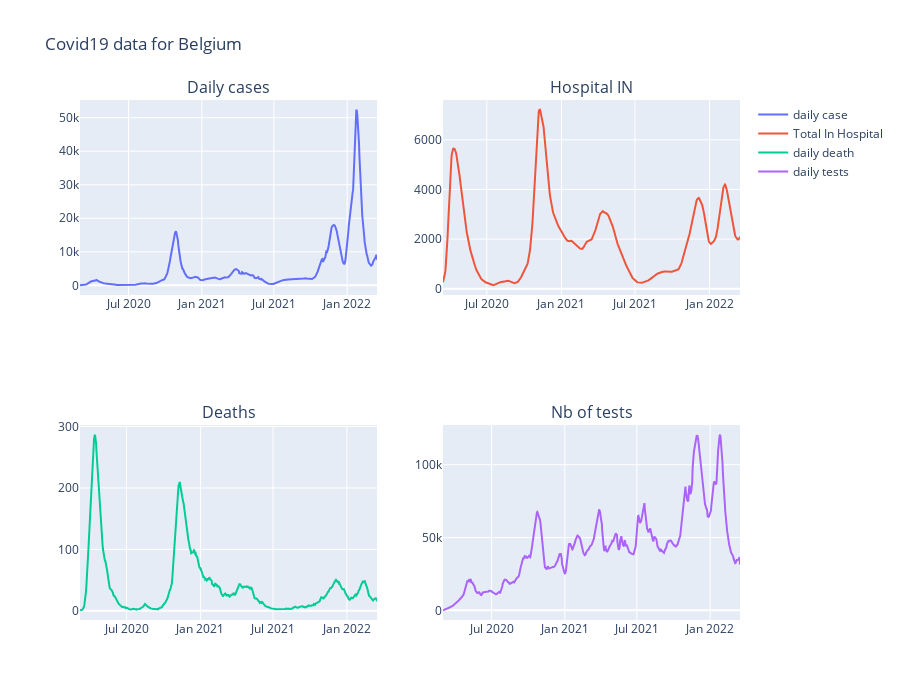

Notebook code cell kept with this figure:
### Code cell
from plotly.subplots import make_subplots
import plotly.graph_objects as go

fig = make_subplots(
    rows=2, cols=2, subplot_titles=("Daily cases", "Hospital IN", "Deaths", "Nb of tests")
)

# Add traces
fig.add_trace(go.Scatter(x=dfsum_case.index, y=dfsum_case["CASES"],name="daily case"), row=1, col=1)
fig.add_trace(go.Scatter(x=dfsum_hosp.index, y=dfsum_hosp["TOTAL_IN"],name="Total In Hospital"), row=1, col=2)
fig.add_trace(go.Scatter(x=dfsum_dead.index, y=dfsum_dead["DEATHS"],name="daily death"), row=2, col=1)
fig.add_trace(go.Scatter(x=dfsum_test.index, y=dfsum_test["TESTS_ALL"],name="daily tests"), row=2, col=2)

# Update title and height
fig.update_layout(title_text="Covid19 data for Belgium", height=700)
fig.write_html("figures/smooth_data.html")
fig.show()

### Figure 1 — Plotly figure (JSON) as saved in the notebook; plotly's stock layout.template omitted (floating-point values rounded to 4 significant figures; data arrays with more than 128 entries replaced by an {"elided": "..."} marker saying what was removed)
{"data": [{"name": "daily case", "type": "scatter", "x": {"elided": "747 str values"}, "xaxis": "x", "y": {"elided": "747 float values"}, "yaxis": "y"}, {"name": "Total In Hospital", "type": "scatter", "x": {"elided": "733 str values"}, "xaxis": "x2", "y": {"elided": "733 float values"}, "yaxis": "y2"}, {"name": "daily death", "type": "scatter", "x": {"elided": "731 str values"}, "xaxis": "x3", "y": {"elided": "731 float values"}, "yaxis": "y3"}, {"name": "daily tests", "type": "scatter", "x": {"elided": "747 str values"}, "xaxis": "x4", "y": {"elided": "747 float values"}, "yaxis": "y4"}], "layout": {"annotations": [{"font": {"size": 16}, "showarrow": false, "text": "Daily cases", "x": 0.225, "xanchor": "center", "xref": "paper", "y": 1, "yanchor": "bottom", "yref": "paper"}, {"font": {"size": 16}, "showarrow": false, "text": "Hospital IN", "x": 0.775, "xanchor": "center", "xref": "paper", "y": 1, "yanchor": "bottom", "yref": "paper"}, {"font": {"size": 16}, "showarrow": false, "text": "Deaths", "x": 0.225, "xanchor": "center", "xref": "paper", "y": 0.375, "yanchor": "bottom", "yref": "paper"}, {"font": {"size": 16}, "showarrow": false, "text": "Nb of tests", "x": 0.775, "xanchor": "center", "xref": "paper", "y": 0.375, "yanchor": "bottom", "yref": "paper"}], "height": 700, "title": {"text": "Covid19 data for Belgium"}, "xaxis": {"anchor": "y", "domain": [0, 0.45]}, "xaxis2": {"anchor": "y2", "domain": [0.55, 1]}, "xaxis3": {"anchor": "y3", "domain": [0, 0.45]}, "xaxis4": {"anchor": "y4", "domain": [0.55, 1]}, "yaxis": {"anchor": "x", "domain": [0.625, 1]}, "yaxis2": {"anchor": "x2", "domain": [0.625, 1]}, "yaxis3": {"anchor": "x3", "domain": [0, 0.375]}, "yaxis4": {"anchor": "x4", "domain": [0, 0.375]}}}
